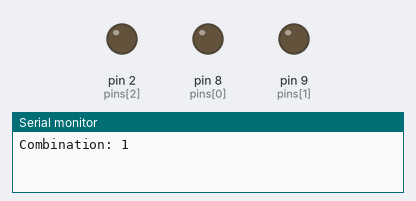
The sketch below on a simulated Arduino Uno, built with avr-gcc and run on an emulated ATmega328P. Shown: output pins drawn as LEDs (lit = HIGH), the last lines printed to the serial monitor.

Above: at 2.5 s.
At 12.5 s:
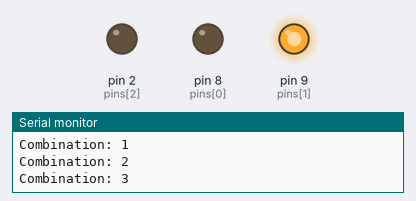
At 17.5 s:
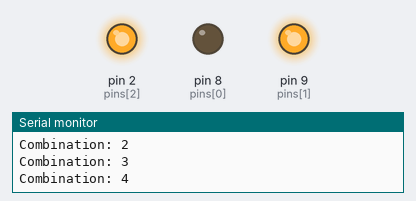
At 22.5 s:
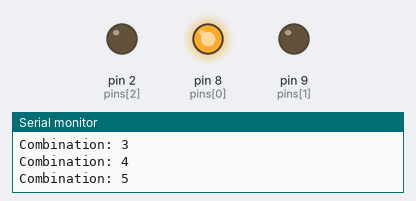
At 32.5 s:
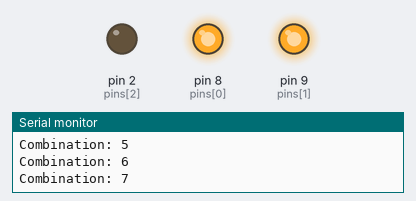
At 47.5 s:
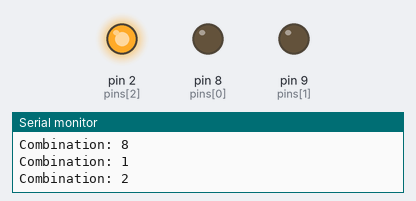
Timing chart, 0 to 52.0 s (numbered marks = the images above):
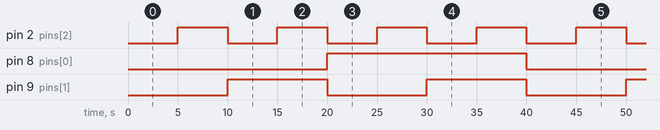

Measured:
- by itself, pin 2 (pins[2]): alternates HIGH for 5.0 s and LOW for 5.0 s
- by itself, pin 8 (pins[0]): alternates HIGH for 20.0 s and LOW for 20.0 s
- by itself, pin 9 (pins[1]): alternates HIGH for 10.0 s and LOW for 10.0 s

The sketch:

LogicGates.ino
```cpp
const int pins[] = {8, 9, 2};
const int delayTime = 5000;    // Delay time in milliseconds

// Manually defined truth table for the 8 combinations
const int combinations[8][3] = {
  {LOW, LOW, LOW},
  {LOW, LOW, HIGH},
  {LOW, HIGH, LOW},
  {LOW, HIGH, HIGH},
  {HIGH, LOW, LOW},
  {HIGH, LOW, HIGH},
  {HIGH, HIGH, LOW},
  {HIGH, HIGH, HIGH}
};

void setup() {
  // Set the pins as outputs
  for (int i = 0; i < 3; i++) {
    pinMode(pins[i], OUTPUT);
  }
  Serial.begin(9600);
}

void loop() {
  // Loop through all combinations
  for (int i = 0; i < 8; i++) {
    // Print the currrent combination in the serial monitor
    Serial.print("Combination: ");
    Serial.println(i + 1);
    for (int j = 0; j < 3; j++) {
      digitalWrite(pins[j], combinations[i][j]);
    }
    // Wait for the specified delay time
    delay(delayTime);
  }
}
```
